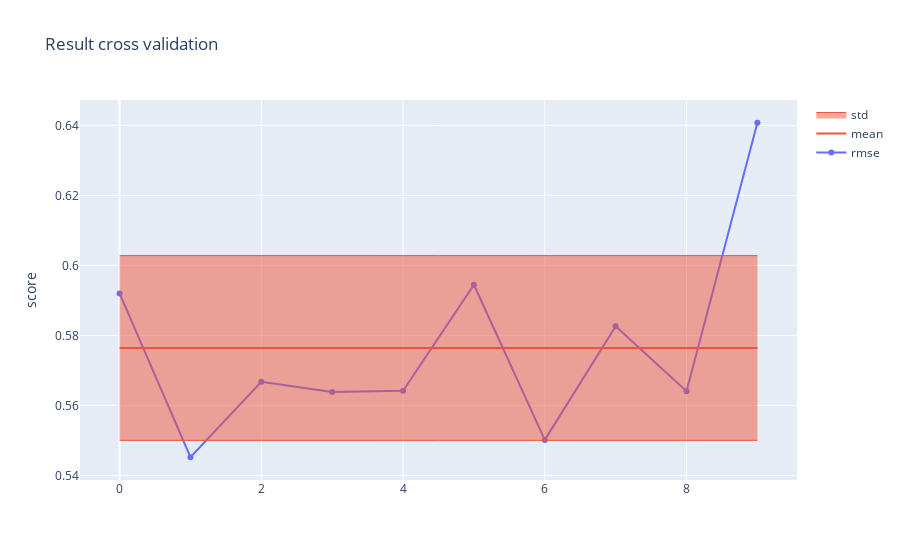

Here is the notebook cell this chart was saved with:
### Code cell
# test
import pandas as pd
from nnights.experiment import Experiment


data_train = pd.read_csv('data/flights_train.csv', parse_dates=["flight_date"])
# init exp
exp = Experiment(name='GBR_tuned', data=data_train)

config = {
    'enrich': [
        'add_is_holiday',
        'add_day_of_year', 
        'add_distance_to_holidays',
        'add_distance_to_next_holiday',
        'add_distance_to_previous_holiday',
        'add_path_distance', 
        'add_path_embedding',
        # 'special_loc_encoding'
    ],
    'model': {
        'model_params': {'objective': 'reg:squarederror'},
        'train_params': {'use_cv': True}
    },
    'x_columns': ['avg_weeks', 'std_weeks']
}

# run exp
exp.run(config)
# or if enriched run instead exp.run(config,use_cache=True)

### Figure 1 — Plotly figure (JSON) as saved in the notebook; plotly's stock layout.template omitted (floating-point values rounded to 4 significant figures)
{"data": [{"name": "rmse", "type": "scatter", "y": [0.592, 0.5452, 0.5667, 0.5638, 0.5642, 0.5945, 0.5501, 0.5826, 0.5641, 0.6408]}, {"marker": {"color": "#EF553B"}, "mode": "lines", "name": "mean", "type": "scatter", "y": [0.5764, 0.5764, 0.5764, 0.5764, 0.5764, 0.5764, 0.5764, 0.5764, 0.5764, 0.5764]}, {"line": {"width": 1}, "marker": {"color": "#EF553B"}, "mode": "lines", "showlegend": false, "type": "scatter", "y": [0.6028, 0.6028, 0.6028, 0.6028, 0.6028, 0.6028, 0.6028, 0.6028, 0.6028, 0.6028]}, {"fill": "tonexty", "line": {"width": 1}, "marker": {"color": "#EF553B"}, "mode": "lines", "name": "std", "type": "scatter", "y": [0.55, 0.55, 0.55, 0.55, 0.55, 0.55, 0.55, 0.55, 0.55, 0.55]}], "layout": {"title": {"text": "Result cross validation"}, "yaxis": {"title": {"text": "score"}}}}
